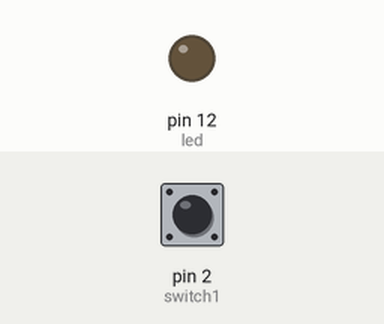
A sketch run on a simulated Arduino Uno, built with avr-gcc and run on an emulated ATmega328P. Shown: output pins drawn as LEDs (lit = HIGH). Dashed ring = blinking. The inputs (shaded band) are chosen by the test bench; at power-on: pin 2 (switch1) LOW.

Above: at 1.2 s.
1.3 s: pin 2 (switch1) pulled HIGH for 1 s
At 1.55 s:
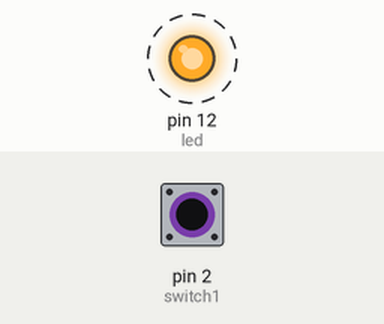
4.3 s: pin 2 (switch1) pulled HIGH for 3.2 s
At 7.7 s:
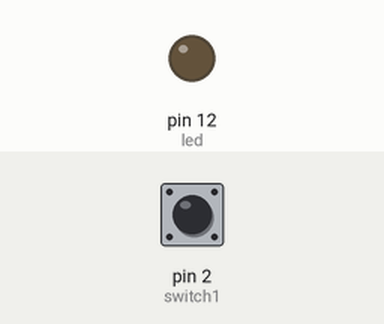
Timing chart, 0 to 9.2 s (numbered marks = the images above; inputs shaded):
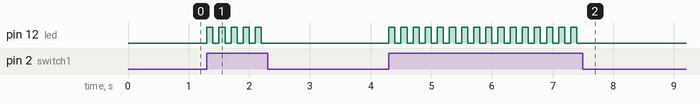

The sketch:

day3_switching.ino
```cpp
int led = 12;
int switch1 = 2;

void setup() {
  // put your setup code here, to run once:
  pinMode(led, OUTPUT);
  pinMode(switch1, INPUT);
}

void loop() {
  // put your main code here, to run repeatedly:
  if (digitalRead(switch1) == HIGH) {
    digitalWrite(led, HIGH);
    delay(100);
    digitalWrite(led, LOW);
    delay(100);

  } else {
    digitalWrite(led, LOW);
  }
}
```

Measured:
- after the input at 1.3 s, pin 12 (led): alternates HIGH for 0.10 s and LOW for 0.10 s, 10 changes in all, then stays LOW, starting at once
- after the input at 4.3 s, pin 12 (led): alternates HIGH for 0.10 s and LOW for 0.10 s, 32 changes in all, then stays LOW, starting at once
